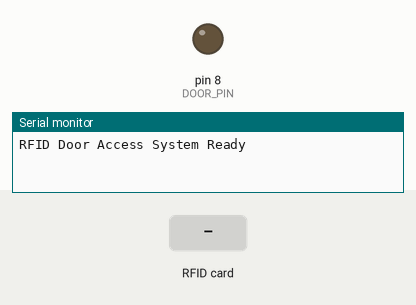
Recording of a sketch running on a simulated Arduino Mega 2560, built with avr-gcc and run on an emulated ATmega2560. Parts: output pins drawn as LEDs (lit = HIGH), the last lines printed to the serial monitor. The test bench sets the inputs (shaded band). Pins used as bus, display or sensor lines are not drawn.

Above: at 1.2 s.
1.3 s: RFID card 60 C2 94 61 held to the reader
At 2.4 s:
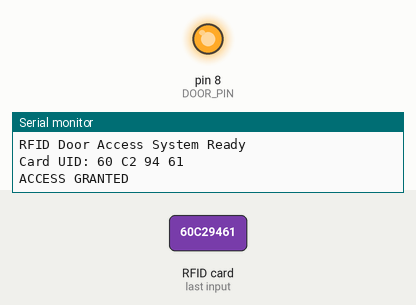
2.8 s: RFID card 5A 0F 37 06 held to the reader
Timing chart, 0 to 9.8 s (numbered marks = the images above; inputs shaded):
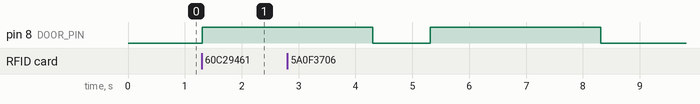

Measured:
- after the input at 1.3 s, pin 8 (DOOR_PIN): LOW → HIGH at once

The sketch:

L20_RFID.ino
```cpp
// (licence header left out)
// #include <SPI.h>
// #include <MFRC522.h>

// #define RST_PIN   5     // Configurable, see typical pin layout above
// #define SS_PIN    53   // Configurable, see typical pin layout above

// MFRC522 mfrc522(SS_PIN, RST_PIN);   // Create MFRC522 instance

// /* Set your new UID here! */
// #define NEW_UID {0xDE, 0xAD, 0xBE, 0xEF}

// MFRC522::MIFARE_Key key;

// void setup() {
//   Serial.begin(9600);  // Initialize serial communications with the PC
//   // while (!Serial);     // Do nothing if no serial port is opened (added for Arduinos based on ATMEGA32U4)
//   SPI.begin();         // Init SPI bus
//   mfrc522.PCD_Init();  // Init MFRC522 card
//   Serial.println(F("Warning: this example overwrites the UID of your UID changeable card, use with care!"));

//   // Prepare key - all keys are set to FFFFFFFFFFFFh at chip delivery from the factory.
//   for (byte i = 0; i < 6; i++) {
//     key.keyByte[i] = 0xFF;
//   }
// }

// // Setting the UID can be as simple as this:
// //void loop() {
// //  byte newUid[] = NEW_UID;
// //  if ( mfrc522.MIFARE_SetUid(newUid, (byte)4, true) ) {
// //    Serial.println("Wrote new UID to card.");
// //  }
// //  delay(1000);
// //}

// // But of course this is a more proper approach
// void loop() {

//   // Look for new cards, and select one if present
//   if ( ! mfrc522.PICC_IsNewCardPresent() || ! mfrc522.PICC_ReadCardSerial() ) {
//     delay(50);
//     return;
//   }

//   // Now a card is selected. The UID and SAK is in mfrc522.uid.

//   // Dump UID
//   Serial.print(F("Card UID:"));
//   for (byte i = 0; i < mfrc522.uid.size; i++) {
//     Serial.print(mfrc522.uid.uidByte[i] < 0x10 ? " 0" : " ");
//     Serial.print(mfrc522.uid.uidByte[i], HEX);
//   }
//   Serial.println();

//   // Dump PICC type
// //  MFRC522::PICC_Type piccType = mfrc522.PICC_GetType(mfrc522.uid.sak);
// //  Serial.print(F("PICC type: "));
// //  Serial.print(mfrc522.PICC_GetTypeName(piccType));
// //  Serial.print(F(" (SAK "));
// //  Serial.print(mfrc522.uid.sak);
// //  Serial.print(")\r\n");
// //  if (  piccType != MFRC522::PICC_TYPE_MIFARE_MINI
// //    &&  piccType != MFRC522::PICC_TYPE_MIFARE_1K
// //    &&  piccType != MFRC522::PICC_TYPE_MIFARE_4K) {
// //    Serial.println(F("This sample only works with MIFARE Classic cards."));
// //    return;
// //  }

//   // Set new UID
//   byte newUid[] = NEW_UID;
//   if ( mfrc522.MIFARE_SetUid(newUid, (byte)4, true) ) {
//     Serial.println(F("Wrote new UID to card."));
//   }

//   // Halt PICC and re-select it so DumpToSerial doesn't get confused
//   mfrc522.PICC_HaltA();
//   if ( ! mfrc522.PICC_IsNewCardPresent() || ! mfrc522.PICC_ReadCardSerial() ) {
//     return;
//   }

//   // Dump the new memory contents
//   Serial.println(F("New UID and contents:"));
//   mfrc522.PICC_DumpToSerial(&(mfrc522.uid));

//   delay(2000);
// }

#include <SPI.h>
#include <MFRC522.h>

#define SS_PIN   53
#define RST_PIN  5
#define DOOR_PIN 8   // Relay / LED

MFRC522 mfrc522(SS_PIN, RST_PIN);

// ----- ALLOWED CARD LIST -----
byte allowedCards[][4] = {
  {0x60, 0xC2, 0x94, 0x61},  // Example card
  {0x5A, 0x0F, 0x37, 0x06}   // Example card
};

const byte allowedCount = sizeof(allowedCards) / sizeof(allowedCards[0]);

void setup() {
  Serial.begin(9600);
  SPI.begin();
  mfrc522.PCD_Init();

  pinMode(DOOR_PIN, OUTPUT);
  digitalWrite(DOOR_PIN, LOW); // Door locked

  Serial.println("RFID Door Access System Ready");
}

void loop() {

  if (!mfrc522.PICC_IsNewCardPresent()) return;
  if (!mfrc522.PICC_ReadCardSerial()) return;

  Serial.print("Card UID:");
  for (byte i = 0; i < mfrc522.uid.size; i++) {
    Serial.print(" ");
    Serial.print(mfrc522.uid.uidByte[i], HEX);
  }
  Serial.println();

  if (isAllowed(mfrc522.uid.uidByte)) {
    Serial.println("ACCESS GRANTED");
    openDoor();
  } else {
    Serial.println("ACCESS DENIED");
  }

  mfrc522.PICC_HaltA();
  delay(1000);
}

// ---------- FUNCTIONS ----------

bool isAllowed(byte *uid) {
  for (byte i = 0; i < allowedCount; i++) {
    bool match = true;
    for (byte j = 0; j < 4; j++) {
      if (uid[j] != allowedCards[i][j]) {
        match = false;
        break;
      }
    }
    if (match) return true;
  }
  return false;
}

void openDoor() {
  digitalWrite(DOOR_PIN, HIGH); // Unlock
  delay(3000);                  // Keep open 3s
  digitalWrite(DOOR_PIN, LOW);  // Lock again
}
```
